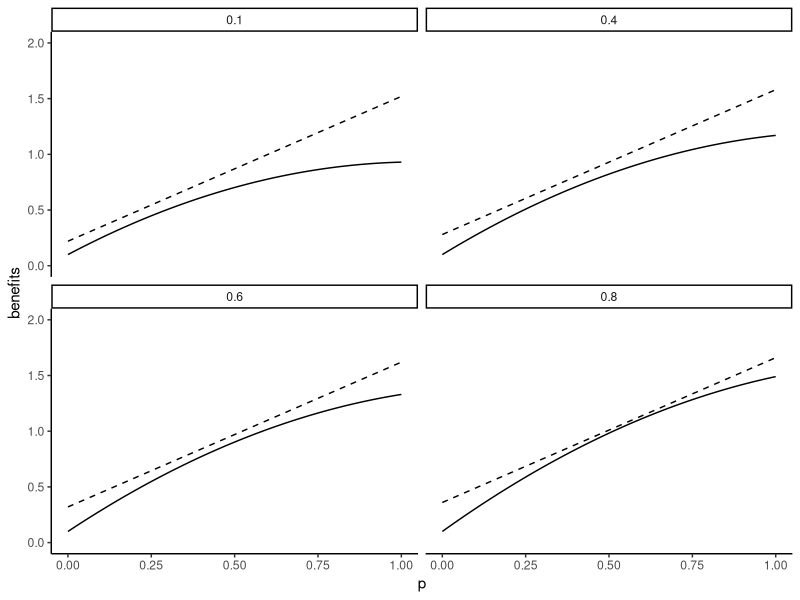
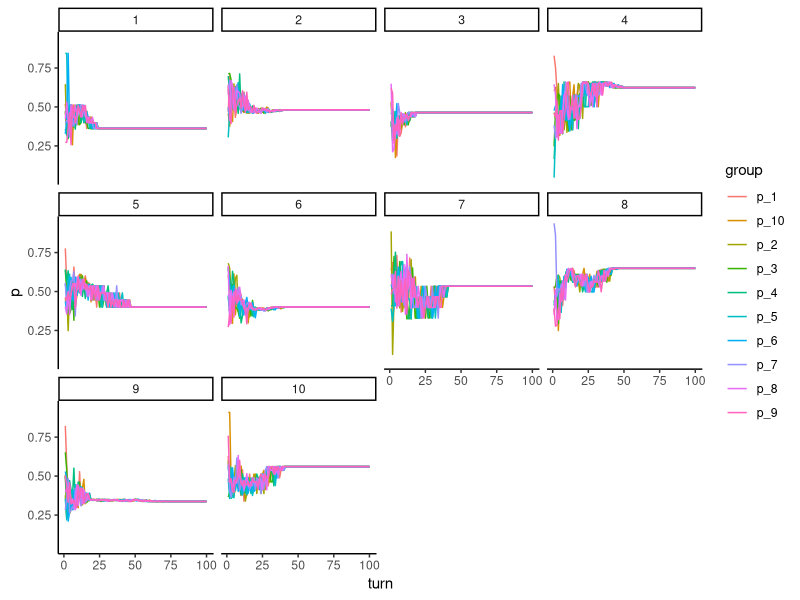

Generate these figures, in order, with R:
######################################
#### Script for loss-aversion ABM ####
######################################

# Packages ----
library(tidyverse)
theme_set(theme_classic())

# Enviroment (Set-up) ----
# We need a cost function for the policy
cost_function <- function(t,p) {
  cost <- 0.2 + 1.3*p + 0.2*t
  return(cost)
}

# We need a benefit function for the policy
benefit_function <- function(t,p) {
  benefit <- 0.1 + 1.5*p + -0.75*(p^2) + 0.8*t*p
}

# Let's try it 
functions_df <- expand_grid(p = seq(0, 1, 
                                    length.out = 100),
                            t = c(0.1, 
                                  0.4, 
                                  0.6, 
                                  0.8))

benefits <- pmap_dbl(functions_df, benefit_function)
costs <- pmap_dbl(functions_df, cost_function)

functions_df <- functions_df %>% 
  mutate(benefits = benefits, 
         costs = costs)

functions_df %>% 
  ggplot(aes(
    x = p, 
    y = benefits
  )) +
  geom_line() +
  geom_line(data = functions_df, 
            aes(
              x = p, 
              y = costs
            ), 
            linetype = "dashed") +
  ylim(c(0,2)) +
  facet_wrap(~t)

# Okay this seems relatively tenable 

# Agents ----

# Now let's think about how this might look like in an ABM form 

N <- 50

turns <- 100

rounds <- 10

lambda <- 0.05

b_rate <- 0.1

age_categories <- 10

age_probs <- c(rep(0.1, times = 10))

# age_probs <- c(0.05,
#                0.05,
#                0.05,
#                0.05, 
#                0.05, 
#                0.05, 
#                0.1,
#                0.2,
#                0.2,
#                0.2)

output_df <- matrix(
  data = NA_real_,
  nrow = turns * rounds,
  ncol = 3 + age_categories
) %>%
  as.data.frame()

colnames(output_df) <- c("turn", 
                         "round", 
                         "lambda", 
                         map_chr(.x = 1:age_categories, 
                                 ~ paste0("p_",.x)))

output_df$turn <- rep(1:turns, rounds)
output_df$round <- as.factor(rep(1:rounds, each = turns))
output_df$lambda <- lambda

# Begin the rounds
for (round in 1:rounds) {
  
  agents_df <- matrix(data = NA_real_,
                      nrow = N,
                      ncol = (3+turns)) %>%
    as.data.frame()
  
  colnames(agents_df) <- c("id", "type", "age",1:turns)
  
  # We begin by assigning each agent a type at random
  # And a starting policy at random
  
  agents_df$id <- c(1:N)
  agents_df$type <- runif(N)
  agents_df[,4] <- runif(N)
  
  # Then we assing age categories at random as well
  # Let's start with 10 age categories
  agents_df$age <- sample(c(1:10), 
                          size = N, 
                          replace = T, 
                          prob = age_probs)
  
  smdf <- agents_df %>% 
    select(age,4) 
  colnames(smdf) <- c("age","p")
  smdf <- smdf %>% group_by(age) %>% summarise(avg = mean(p)) %>% ungroup()
  
  smdf <- smdf  %>% 
    add_row(
      age = setdiff(1:age_categories, smdf$age), 
      avg = rep(0, times = length(setdiff(1:age_categories, smdf$age)))) %>% 
    arrange(age)
  
  # Initial average preference
  output_df[output_df$turn == 1 &
              output_df$round == round, 4:ncol(output_df)] <-
    smdf %>% pull(avg)
  
  # Build the loop for one round
  
  for (turn in 2:turns) {
    
    # Calculate benefits for each agent of current policy
    benefits <- map2_dbl(.x = agents_df$type,
                         .y = agents_df[,(turn+2)],
                         benefit_function)
    
    # Calculate costs for each agent for current policy
    costs <- map2_dbl(.x = agents_df$type,
                      .y = agents_df[, (turn+2)],
                      cost_function)
    
    # Get net benefits
    net_benefits <- benefits-costs
    
    # Pick demonstrators at random
    demonstrators <- sample(c(1:nrow(agents_df)),
                            size = nrow(agents_df),
                            replace = T)
    
    # I am going to assume that the status quo policy will be the one that individuals currently hold 
    # For whom is the observed new policy lower than where they currently are?
    lower_policy <- which(agents_df[demonstrators,turn+2] < agents_df[,turn+2])
    
    # For whom is the observed new policy higher than where they currently are? 
    higher_policy <- which(agents_df[demonstrators,turn+2] >= agents_df[,turn+2])
    
    # Empty container for benefit comparison
    benefits_comparison <- vector(length = nrow(agents_df), mode = "numeric")
    
    # Benefit comparisons for those where new policy is lower
    benefits_comparison[lower_policy] <- (net_benefits[demonstrators[lower_policy]] - net_benefits[lower_policy]) - 
      lambda/((10-agents_df$age[lower_policy])+1) * (benefits[lower_policy]-benefits[demonstrators[lower_policy]])
    
    # Benefit comparisons for those where new policy is higher 
    benefits_comparison[higher_policy] <- (net_benefits[demonstrators[higher_policy]] - net_benefits[higher_policy]) - 
      lambda/((10-agents_df$age[higher_policy])+1) * (costs[demonstrators[higher_policy]]-costs[higher_policy])
    
    # People who perceive a higher net-benefit with the observe policy learn
    # Otherwise they stay where they are 
    learners <- which(benefits_comparison > 0)
    nonlearners <- which(benefits_comparison <= 0)
    
    # Learners update
    agents_df[learners, (turn+3)] <-
      agents_df[, turn+2][demonstrators[learners]]
    
    # Non-learners stay
    agents_df[nonlearners, (turn+3)] <-
      agents_df[nonlearners, (turn+2)]
    
    # Keep track of average policy
    smdf <- agents_df %>% 
      select(age,(turn+3)) 
    colnames(smdf) <- c("age","p")
    smdf <- smdf %>% group_by(age) %>% summarise(avg = mean(p)) %>% ungroup()
    smdf <- smdf  %>% 
      add_row(
        age = setdiff(1:age_categories, smdf$age), 
        avg = rep(0, times = length(setdiff(1:age_categories, smdf$age)))) %>% 
      arrange(age)
    
    output_df[output_df$turn == turn &
                output_df$round == round, 4:ncol(output_df)] <-
      smdf %>% pull(avg)
    
    # Now, people on the last category die 
    agents_df <- agents_df %>% 
      filter(age != 10)
    
    # And everyone else ages 1 year
    agents_df$age <- agents_df$age+1
    
    # New births 
    new_births <- round(nrow(agents_df) * b_rate)
    
    if(new_births > 0) {
    new_ids <- c((max(agents_df$id)+1):(max(agents_df$id)+(new_births)))
    # Add new members to the dataframe
    agents_df <- agents_df %>% 
      add_row(
        id = new_ids,
        type = sample(agents_df$type, size = new_births, replace = T), 
        age = 1
      )
    
    agents_df[agents_df$id %in% new_ids,turn+3] <- sample(na.omit(agents_df[,turn+3]),
                                                          size = new_births,
                                                          replace = T)
    }
  }
}

# Examine the results ----

output_df %>% 
  pivot_longer(4:13, 
               values_to = "p", 
               names_to = "group") %>% 
  ggplot(
    aes(
      x = turn, 
      y = p, 
      color = group
    )
  ) +
  geom_line() +
  facet_wrap(~round)